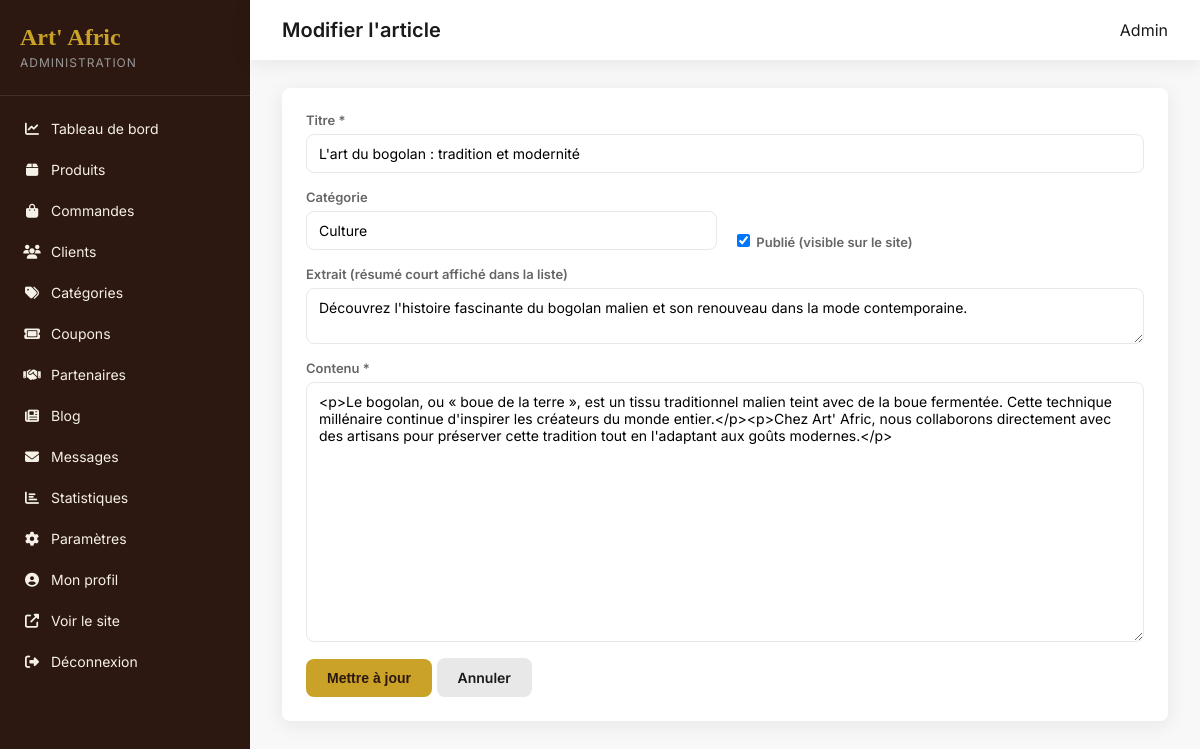
Screenshot of /public/admin/blog/1/modifier (signed in) with the database file from the repository.
### tables this page shows
CREATE TABLE blog_posts (
    id INT AUTO_INCREMENT PRIMARY KEY,
    author_id INT NOT NULL,
    title VARCHAR(255) NOT NULL,
    slug VARCHAR(280) NOT NULL UNIQUE,
    excerpt TEXT,
    content LONGTEXT NOT NULL,
    image VARCHAR(255) DEFAULT NULL,
    category VARCHAR(100) DEFAULT 'Culture',
    is_published TINYINT(1) DEFAULT 0,
    views INT DEFAULT 0,
    published_at DATETIME DEFAULT NULL,
    created_at DATETIME DEFAULT CURRENT_TIMESTAMP,
    FOREIGN KEY (author_id) REFERENCES users(id)
);

### app/core/Controller.php (called while the page is built, shortened)
<?php
abstract class Controller
{
    protected function view(string $view, array $data = [], string $layout = 'main'): void
    {
        extract($data);
        $content = APP_PATH . '/views/' . $view . '.php';
        require $content;
    }
}

### app/controllers/Admin/BlogController.php (called while the page is built, shortened)
<?php
class BlogController extends \Controller
{
    public function editForm(string $id): void
    {
        $post = (new \Blog())->find((int) $id);
        $this->view('admin/blog/form', [
            'title' => 'Modifier l\'article',
            'post'  => $post,
        ], 'admin');
    }
}

### app/core/App.php (called while the page is built, shortened)
<?php
class App
{
    private Router $router;
    public function __construct()
    {
        $this->router = new Router();
    }
    private function loadCore(): void
    {
        spl_autoload_register(function (string $class): void {
            $paths = [
                APP_PATH . '/core/' . $class . '.php',
                APP_PATH . '/models/' . $class . '.php',
            ];
            foreach ($paths as $path) {
                if (file_exists($path)) {
                    return;
                }
            }
        });
        require_once APP_PATH . '/helpers/functions.php';
    }
    private function registerRoutes(): void
    {
        $this->router->get('', 'Home');
        $this->router->get('accueil', 'Home');
        $this->router->get('boutique', 'Shop', 'index');
        $this->router->get('boutique/categorie/{slug}', 'Shop', 'category');
        $this->router->get('produit/{slug}', 'Product', 'show');
        $this->router->get('panier', 'Cart', 'index');
        $this->router->post('panier/ajouter', 'Cart', 'add');
        $this->router->post('panier/modifier', 'Cart', 'update');
        $this->router->post('panier/supprimer', 'Cart', 'remove');
        $this->router->post('panier/coupon', 'Cart', 'applyCoupon');
        $this->router->get('commande', 'Checkout', 'index');
        $this->router->post('commande', 'Checkout', 'process');
        $this->router->get('commande/confirmation/{id}', 'Checkout', 'confirmation');
        $this->router->get('connexion', 'Auth', 'loginForm');
        $this->router->post('connexion', 'Auth', 'login');
        $this->router->get('inscription', 'Auth', 'registerForm');
        $this->router->post('inscription', 'Auth', 'register');
        $this->router->get('deconnexion', 'Auth', 'logout');
        $this->router->get('mot-de-passe-oublie', 'Auth', 'forgotForm');
        $this->router->post('mot-de-passe-oublie', 'Auth', 'forgot');
        $this->router->get('mon-compte', 'Account', 'index');
        $this->router->get('mon-compte/commandes', 'Account', 'orders');
        $this->router->get('mon-compte/favoris', 'Account', 'favorites');
        $this->router->get('mon-compte/adresses', 'Account', 'addresses');
        $this->router->post('mon-compte/profil', 'Account', 'updateProfile');
        $this->router->get('contact', 'Contact', 'index');
        $this->router->post('contact', 'Contact', 'send');
        $this->router->get('a-propos', 'About', 'index');
        $this->router->get('blog', 'Blog', 'index');
        $this->router->get('blog/{slug}', 'Blog', 'show');
        $this->router->post('newsletter', 'Newsletter', 'subscribe');
        $this->router->get('api/recherche', 'Api', 'search');
        $this->router->post('api/favoris', 'Api', 'toggleFavorite');
        $this->router->get('api/produits', 'Api', 'products');
        $this->router->post('api/avis', 'Api', 'addReview');
        $this->router->get('api/comparer', 'Api', 'compare');
        $this->router->get('admin', 'Admin\\Dashboard', 'index');
        $this->router->get('admin/connexion', 'Admin\\Auth', 'loginForm');
        $this->router->post('admin/connexion', 'Admin\\Auth', 'login');
        $this->router->get('admin/produits', 'Admin\\Product', 'index');
        $this->router->get('admin/produits/ajouter', 'Admin\\Product', 'create');
        $this->router->post('admin/produits/ajouter', 'Admin\\Product', 'store');
        $this->router->get('admin/produits/modifier/{id}', 'Admin\\Product', 'edit');
        $this->router->post('admin/produits/modifier/{id}', 'Admin\\Product', 'update');
        $this->router->post('admin/produits/supprimer/{id}', 'Admin\\Product', 'delete');
        $this->router->get('admin/commandes', 'Admin\\Order', 'index');
        $this->router->get('admin/commandes/{id}', 'Admin\\Order', 'show');
        $this->router->post('admin/commandes/{id}/statut', 'Admin\\Order', 'updateStatus');
        $this->router->get('admin/clients', 'Admin\\Customer', 'index');
        $this->router->get('admin/categories', 'Admin\\Category', 'index');
        $this->router->post('admin/categories', 'Admin\\Category', 'store');
        $this->router->get('admin/coupons', 'Admin\\Coupon', 'index');
        $this->router->post('admin/coupons', 'Admin\\Coupon', 'store');
        $this->router->get('admin/parametres', 'Admin\\Settings', 'index');
        $this->router->post('admin/parametres', 'Admin\\Settings', 'update');
        $this->router->get('admin/profil', 'Admin\\Profile', 'index');
        $this->router->post('admin/profil', 'Admin\\Profile', 'update');
        $this->router->get('admin/partenaires', 'Admin\\Partner', 'index');
        $this->router->post('admin/partenaires', 'Admin\\Partner', 'store');
        $this->router->post('admin/partenaires/{id}/toggle', 'Admin\\Partner', 'toggle');
        $this->router->post('admin/partenaires/{id}/supprimer', 'Admin\\Partner', 'delete');
        $this->router->get('admin/blog', 'Admin\\Blog', 'index');
        $this->router->get('admin/blog/nouveau', 'Admin\\Blog', 'createForm');
        $this->router->post('admin/blog', 'Admin\\Blog', 'store');
        $this->router->get('admin/blog/{id}/modifier', 'Admin\\Blog', 'editForm');
        $this->router->post('admin/blog/{id}/modifier', 'Admin\\Blog', 'update');
        $this->router->post('admin/blog/{id}/supprimer', 'Admin\\Blog', 'delete');
        $this->router->get('admin/messages', 'Admin\\Message', 'index');
        $this->router->get('admin/statistiques', 'Admin\\Dashboard', 'stats');
    }
    public function run(): void
    {
        $url = $_GET['url'] ?? '';
        $this->router->dispatch($url);
    }
}

### public/index.php (called while the page is built, shortened)
<?php
require_once APP_PATH . '/core/App.php';
$app = new App();
$app->run();

### app/core/Database.php (called while the page is built, shortened)
<?php
class Database
{
    private static ?PDO $instance = null;
    public static function getInstance(): PDO
    {
        if (self::$instance === null) {
            $dsn = sprintf(
                'mysql:host=%s;dbname=%s;charset=%s',
                DB_HOST,
                DB_NAME,
                DB_CHARSET
            );
            self::$instance = new PDO($dsn, DB_USER, DB_PASS, [
                PDO::ATTR_ERRMODE            => PDO::ERRMODE_EXCEPTION,
                PDO::ATTR_DEFAULT_FETCH_MODE => PDO::FETCH_ASSOC,
                PDO::ATTR_EMULATE_PREPARES   => false,
            ]);
        }
        return self::$instance;
    }
}

### app/core/Model.php (called while the page is built, shortened)
<?php
abstract class Model
{
    protected PDO $db;
    protected string $table;
    public function __construct()
    {
        $this->db = Database::getInstance();
    }
    public function find(int $id): ?array
    {
        $stmt = $this->db->prepare("SELECT * FROM {$this->table} WHERE id = :id LIMIT 1");
        $stmt->execute(['id' => $id]);
        $result = $stmt->fetch();
        return $result ?: null;
    }
}

### app/helpers/functions.php (called while the page is built, shortened)
<?php
function e(?string $str): string
{
    return htmlspecialchars($str ?? '', ENT_QUOTES, 'UTF-8');
}

### app/views/admin/blog/form.php (the view, shortened to what this page needs)
<div class="admin-card">
    <form action="<?= $post ? APP_URL . '/admin/blog/' . $post['id'] . '/modifier' : APP_URL . '/admin/blog' ?>" method="POST">
        <div class="form-group">
            <label>Titre *</label>
            <input type="text" name="title" required value="<?= e($post['title'] ?? '') ?>">
        </div>
        <div class="form-row">
            <div class="form-group">
                <label>Catégorie</label>
                <input type="text" name="category" value="<?= e($post['category'] ?? 'Culture') ?>">
            </div>
            <div class="form-group" style="align-self:flex-end;">
                <label><input type="checkbox" name="is_published" value="1" <?= !empty($post['is_published']) ? 'checked' : '' ?>> Publié (visible sur le site)</label>
            </div>
        </div>
        <div class="form-group">
            <label>Extrait (résumé court affiché dans la liste)</label>
            <textarea name="excerpt" rows="2"><?= e($post['excerpt'] ?? '') ?></textarea>
        </div>
        <div class="form-group">
            <label>Contenu *</label>
            <textarea name="content" rows="14" required><?= e($post['content'] ?? '') ?></textarea>
        </div>
        <button type="submit" class="btn btn-primary"><?= $post ? 'Mettre à jour' : 'Créer l\'article' ?></button>
        <a href="<?= APP_URL ?>/admin/blog" class="btn">Annuler</a>
    </form>
</div>

### app/core/Router.php (shortened to what this page needs)
<?php
class Router
{
    private array $routes = [];
    private function addRoute(string $httpMethod, string $path, string $controller, string $method): void
    {
        $pattern = preg_replace('/\{([a-zA-Z_]+)\}/', '(?P<$1>[^/]+)', $path);
        $pattern = '#^' . $pattern . '$#';
        $this->routes[] = [
            'method'     => $httpMethod,
            'pattern'    => $pattern,
            'controller' => $controller,
            'action'     => $method,
        ];
    }
    public function dispatch(string $url): void
    {
        $url = trim($url, '/');
        $method = $_SERVER['REQUEST_METHOD'];
        foreach ($this->routes as $route) {
            if ($route['method'] !== $method) {
                continue;
            }
            if (preg_match($route['pattern'], $url, $matches)) {
                $params = array_filter($matches, 'is_string', ARRAY_FILTER_USE_KEY);
                $this->callController($route['controller'], $route['action'], $params);
                return;
            }
        }
    }
    private function callController(string $controller, string $action, array $params): void
    {
        $instance = new $class();
        call_user_func_array([$instance, $action], $params);
    }
}

### public/assets/css/admin.css (style rules this page uses)
:root { --gold: #C9A227; --gold-light: #D4AF37; --gold-dark: #A68523; --brown-dark: #2C1810; --brown: #3D2314; --cream: #F5F0E8; --ivory: #FAF7F2; --white: #FFFFFF; --black: #1A1A1A; --gray-100: #F8F8F8; --gray-200: #E8E8E8; --gray-400: #999; --gray-600: #666; --green: #2D5016; --red: #C0392B; --font-body: 'Inter', -apple-system, sans-serif; --shadow: 0 4px 20px rgba(44,24,16,0.08); --radius: 8px; --transition: 0.2s ease; --sidebar-width: 250px; }
* { box-sizing: border-box; }
body.admin-body { margin: 0; font-family: var(--font-body); background: var(--gray-100); color: var(--black); display: flex; min-height: 100vh; }
a { text-decoration: none; color: inherit; }
.admin-card { background: var(--white); padding: 24px; border-radius: var(--radius); box-shadow: var(--shadow); margin-bottom: 24px; }
.btn { display: inline-flex; align-items: center; justify-content: center; gap: 8px; padding: 10px 20px; border-radius: var(--radius); border: 1px solid transparent; font-size: 14px; font-weight: 600; cursor: pointer; transition: var(--transition); background: var(--gray-200); color: var(--black); }
.btn-primary { background: var(--gold); color: var(--brown-dark); }
.form-group { margin-bottom: 16px; display: flex; flex-direction: column; gap: 6px; }
.form-group label { font-size: 13px; font-weight: 600; color: var(--gray-600); }
.form-group input, .form-group select, .form-group textarea { padding: 10px 12px; border: 1px solid var(--gray-200); border-radius: var(--radius); font-family: inherit; font-size: 14px; }
.form-row { display: grid; grid-template-columns: 1fr 1fr; gap: 16px; }

### rows the page displays
blog_posts: title "L'art du bogolan : tradition et modernité", category "Culture", is_published "☑", excerpt "Découvrez l'histoire fascinante du bogolan malien et son renouveau dans la mode contemporaine.", content "<p>Le bogolan, ou « boue de la terre », est un tissu traditionnel malien teint avec de la boue fermentée. Cette technique millénaire continue d'inspirer les créateurs du monde entier.</p><p>Chez Art' Afric, nous collaborons directement avec des artisans pour préserver cette tradition tout en l'adaptant aux goûts modernes.</p>"
